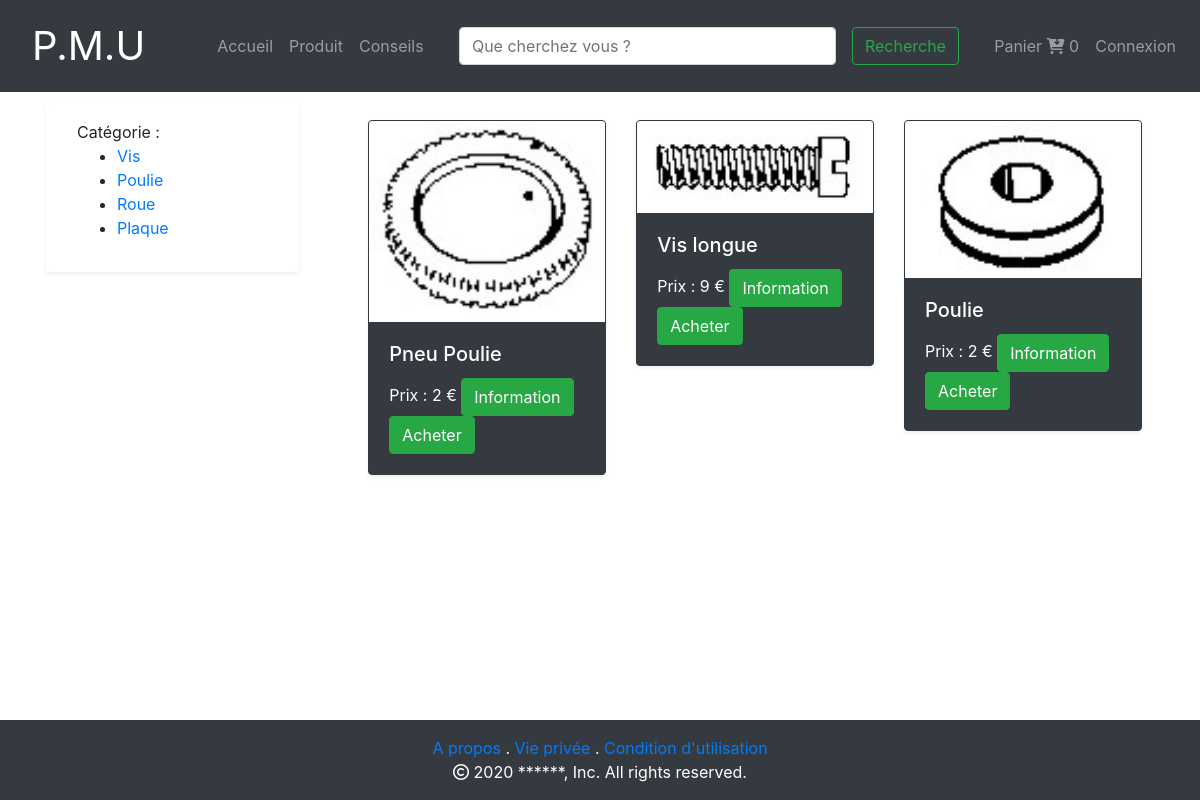
The app's page /vue/cat_prod.php, older data.
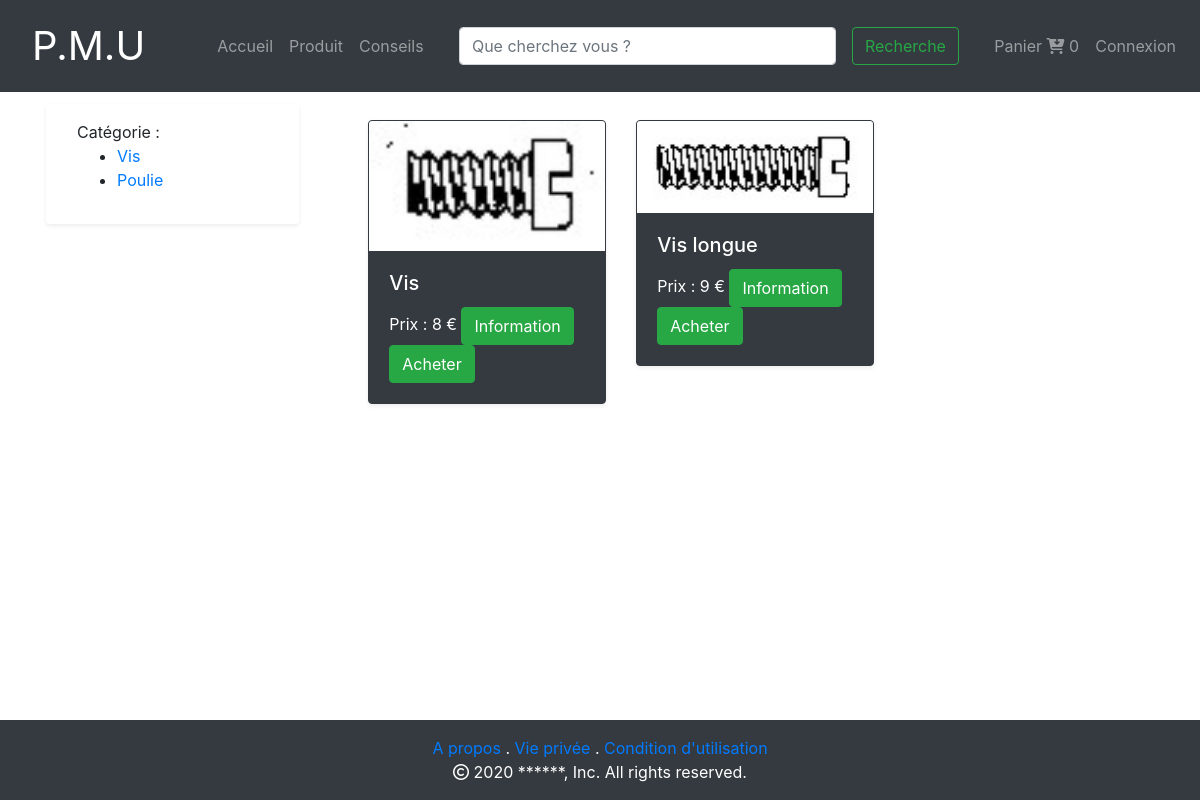
The same page, newer data.
### tables this page shows
CREATE TABLE IF NOT EXISTS `categorie_produit` (
  `id_cat_prod` int(11) NOT NULL AUTO_INCREMENT,
  `libelle` varchar(255) NOT NULL,
  PRIMARY KEY (`id_cat_prod`)
);

CREATE TABLE IF NOT EXISTS `objet` (
  `chemin` varchar(255) NOT NULL,
  `image` varchar(255) NOT NULL,
  `id_prod` int(11) NOT NULL,
  PRIMARY KEY (`chemin`),
  KEY `fk_prod_objet` (`id_prod`)
);

CREATE TABLE IF NOT EXISTS `produit` (
  `id_produit` int(11) NOT NULL AUTO_INCREMENT,
  `reference` varchar(5) NOT NULL,
  `quantité` int(11) NOT NULL,
  `prix_unitaire` int(11) NOT NULL,
  `libelle` varchar(255) NOT NULL,
  `description` text NOT NULL,
  `id_cat` int(11) NOT NULL,
  PRIMARY KEY (`id_produit`),
  KEY `fk_cat` (`id_cat`)
);

### models/panier.php (called while the page is built, shortened)
<?php
class Panier {
    public function nbArticles()
    {
        $total = 0;
        if (isset($_SESSION['panier']['id_prod'])) {
            for ($i = 0; $i < count($_SESSION['panier']['id_prod']); $i ++) {
                $total += $_SESSION['panier']['quantite'][$i];
            }
        }
        return $total;
    }
}

### models/CategorieManager.php (called while the page is built)
<?php
include_once('Categorie.php');
class CategorieManager
{
    public function listeCategorie()
  {
    $DBase = new Connect();
    $db = $DBase->connexion();
    $categories = [];
    $q = $db->prepare('SELECT id_cat_prod,libelle from categorie_produit');
    $q->execute();
    while ($donnees = $q->fetch(PDO::FETCH_ASSOC))
    {
      $categories[] = new Categorie($donnees);
    }
    return $categories;
  }
}
?>

### models/Categorie.php (called while the page is built, shortened)
<?php
class Categorie
{
	private $_id;
	private $_libelle;
	public function __construct($donnees)
	{
		$this->_id = $donnees['id_cat_prod'];
		$this->_libelle = $donnees['libelle'];
	}
	public function getId()
	{
		return $this->_id;
	}
	public function getLibelle()
	{
		return $this->_libelle;
	}
}
?>

### models/ArticleManager.php (called while the page is built, shortened)
<?php
include_once('Article.php');
class articleManager
{
  public function getList($categorie)
  {
    $articles = [];
    $DBase = new Connect();
    $db = $DBase->connexion();
    $q = $db->prepare('SELECT id_produit,produit.libelle,description,prix_unitaire,chemin,image from objet join (produit
    join categorie_produit on categorie_produit.id_cat_prod = id_cat) on produit.id_produit = id_prod  where id_cat LIKE "'.$categorie.'" ');
    $q->execute();
    while ($donnees = $q->fetch(PDO::FETCH_ASSOC))
    {
      $articles[] = new Article($donnees);
    }
    return $articles;
  }
}

### models/Article.php (called while the page is built, shortened)
<?php
class Article
{
	private $_id;
	private $_prix_unitaire = 0;
	private $_libelle = "";
	private $_chemin = "";
	private $_nomImage = "";
	public function __construct($donnees)
	{
		if (isset($donnees['id_produit'])) {
			$this->_id = $donnees['id_produit'];
		}
		if (isset($donnees['prix_unitaire'])) {
			$this->_prix_unitaire = $donnees['prix_unitaire'];
		}
		if (isset($donnees['libelle'])) {
			$this->_libelle = $donnees['libelle'];
		}
		if (isset($donnees['chemin'])) {
			$this->_chemin = $donnees['chemin'];
		}
		if (isset($donnees['image'])) {
			$this->_nomImage = $donnees['image'];
		}
	}
	public function getId()
	{
		return $this->_id;
	}
	public function getPrix()
	{
		return $this->_prix_unitaire;
	}
	public function getLibelle()
	{
		return $this->_libelle;
	}
	public function getImage()
	{
		return $this->_chemin;
	}
	public function getNomImage()
	{
		return $this->_nomImage;
	}
}
 ?>

### vue/cat_prod.php (the view, shortened to what this page needs)
<?php
    include_once('../models/CategorieManager.php');
    include_once('../models/Categorie.php');
    include_once('../models/ArticleManager.php');
    include_once('../models/panier.php');
    $article = [];
    $Cat_man = new CategorieManager();
    $Art_man = new articleManager();
    $panier = new Panier();
    $panier->creationPanier();
    if(isset($_GET['categorie'])){
        $article = $Art_man->getList($_GET['categorie']);
    }
    else{
        $article = $Art_man->getList('%');
    }
    $categories = $Cat_man->listeCategorie();
    $tailleCategories = sizeof($categories);
    $tailleArticle = sizeof($article);
?>
<html lang="fr">
    <?php include_once('../public/template/head.php'); ?>
    <body>
        <?php include_once('../public/template/header.php'); ?>
        <main>
           <div class="container-fluid">
               <div class="row ml-1 p-2">
                    <div class="col-3">
                        <div class="row shadow-sm m-1 p-3 mb-5 bg-white rounded">
                            <div class="col">
                                <a>Catégorie :</a>
                                <ul>
                                    <?php
                                        for ($i=0; $i < $tailleCategories; $i++) {
                                            echo '<li> <a href="cat_prod.php?categorie='.$categories[$i]->getId().'">'. $categories[$i]->getLibelle() . '</a></li> ';
                                        }
                                     ?>
                                </ul>
                            </div>
                        </div>
                    </div>
                    <div class="col-9">
                        <div class="row m-1 p-3 mb-5 bg-white rounded">
                            <div class="col">
                                <div class="row">
<?php
    for ($i=0; $i < $tailleArticle; $i++) {
?>
                                    <div class="col-4">
                                        <div class="card border border-dark  shadow-sm bg-dark  text-white rounded">
                                            <img src=<?php echo '"'.$article[$i]->getImage().'"'?> class="card-img-top" alt="<?php echo $article[$i]->getNomImage()?>">
                                            <div class="card-body">
                                                <div class="row">
                                                    <div class="col">
                                                        <h5 class="card-title"><?php echo $article[$i]->getLibelle() ?></h5>
                                                        <span class="card-link">Prix : <?php echo $article[$i]->getPrix() ?> €</span>
                                                        <a href="pageProduit.php?id=<?php echo  $article[$i]->getId()?>"><button class="card-link btn btn-success" name="info" id="info">Information</button></a>
                                                        <a class="card-link btn btn-success ajouterPanier" href="/projetphp/controllers/ajouteAuPanier.php?id=<?php echo  $article[$i]->getId()?>" name="acheter" id="acheter">Acheter</a>
                                                    </div>
                                                </div>
                                            </div>
                                        </div>
                                    </div>
<?php
    }
?>
                            </div>
                        </div>
                    </div>
               </div>
           </div>
        </main>
        <?php include_once('../public/template/footer.php'); ?>
    </body>
</html>

### public/template/head.php (shortened to what this page needs)
<link rel="stylesheet" type="text/css" href="../public/css/bootstrap.css">
<link rel="stylesheet" type="text/css" href="../public/template/template.css">

### public/template/header.php (shortened to what this page needs)
<header>
  <nav class="navbar navbar-expand-lg navbar-dark bg-dark">
    <a class="titre nav-link text-white" href="/projetphp/vue/index.php">P.M.U</a>
    <div class="collapse navbar-collapse pl-5" id="navbarSupportedContent">
      <ul class="navbar-nav mr-auto">
        <li class="nav-item">
          <a class="nav-link" href="/projetphp/vue/index.php">Accueil</a>
        </li>
        <li class="nav-item">
          <a class="nav-link" href="cat_prod.php?categorie=1">Produit</a>
        </li>
        <li class="nav-item">
            <a class="nav-link" href="/projetphp/vue/lesConseils.php">Conseils</a>
        </li>
      </ul>
      <ul class="navbar-nav mr-auto">
        <li class="nav-item">
          <div class="pt-2 pb-2 bg-dark text-white">
            <form action="../controllers/rechercheProduit.php" method="POST" class="form-inline my-2 my-lg-0">
                <input class="form-control mr-sm-3" id="searchBar" name="searchBar" size="30" type="search" placeholder="Que cherchez vous ?" aria-label="Search">
                <button class="btn btn-outline-success my-2 my-sm-0" type="submit" name="recherche" id="recherche">Recherche</button>
            </form>
        </div>
        </li>
      </ul>
      <ul class="navbar-nav">
        <li class="nav-item">
          <a class="nav-link" data-toggle="modal" data-target="#panierAchat">Panier <i class="fas fa-cart-arrow-down"></i><span id="totalCaddie"> <?php echo $panier->nbArticles()?></span></a>
        </li>
        <li class="nav-item">
        <?php
        if(isset($_SESSION['email'])){
          echo('<a class="nav-link" href="../vue/menuUtilisateur.php">');
          echo $_SESSION['email'];
          echo('</a>');
        } else {
          echo('<a class="nav-link" data-toggle="modal" data-target="#exampleModal">Connexion</a>');
        }
        ?>
        </li>
      </ul>
  </nav>
</header>

### public/template/footer.php (shortened to what this page needs)
<footer class="page-footer font-small pt-4">
	<div class="container-fluid bg-dark text-center text-white p-3">
   		<div class="row">
      		<div class="col">
         		<a href="">A propos</a> .
         		<a href="">Vie privée</a> .
         		<a href="">Condition d'utilisation</a>
      		</div>
   		</div>
   		<div class="row">
   			<div class="col">
   				<i class="far fa-copyright"></i> 2020 ******, Inc. All rights reserved.
   			</div>
   		</div>
	</div>
</footer>

### public/template/template.css (style rules this page uses)
.titre { font-size: 40px; }
html { height: 100%; }
body { margin: 0; display: flex; flex-direction: column; min-height: 100vh; }
main { flex: 1; }

Row changes from the older to the newer data that the page shows:
removed categorie_produit: libelle "Roue"
removed categorie_produit: libelle "Plaque"
removed objet: chemin+image (picture), produit.libelle "Pneu Poulie", produit.prix_unitaire "2"
removed objet: chemin+image (picture), produit.libelle "Poulie", produit.prix_unitaire "2"
added objet: chemin (picture), produit.libelle "Vis", produit.prix_unitaire "8"
